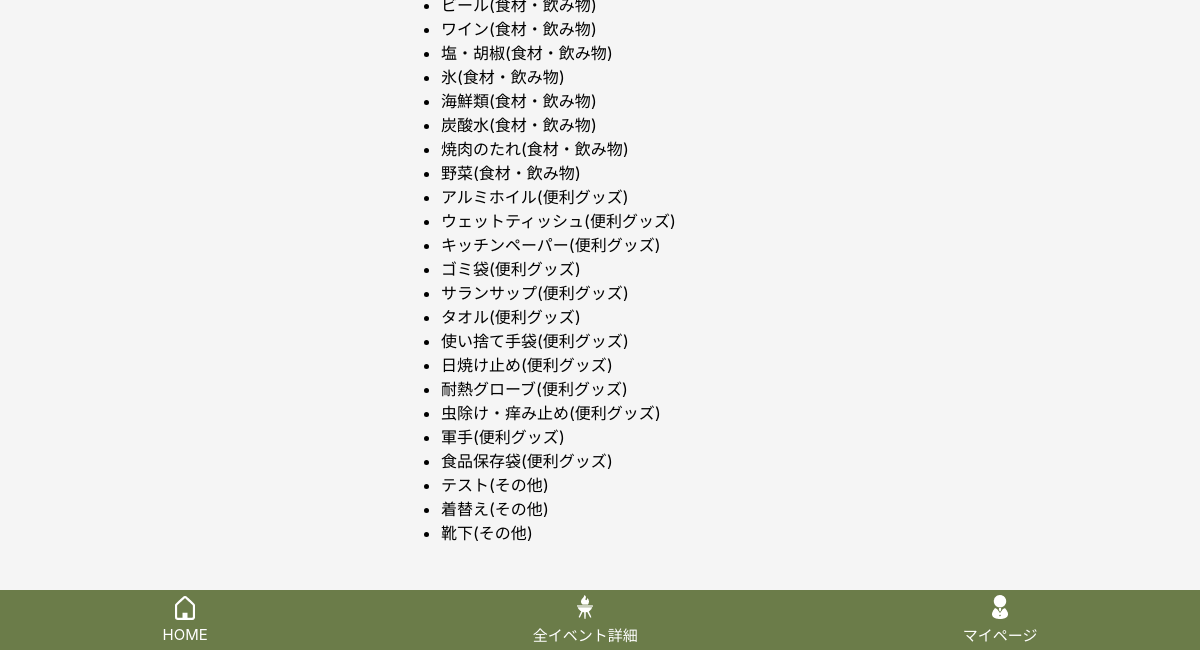
Page /bbq-items/ (signed in, lower part) on the earlier database version.
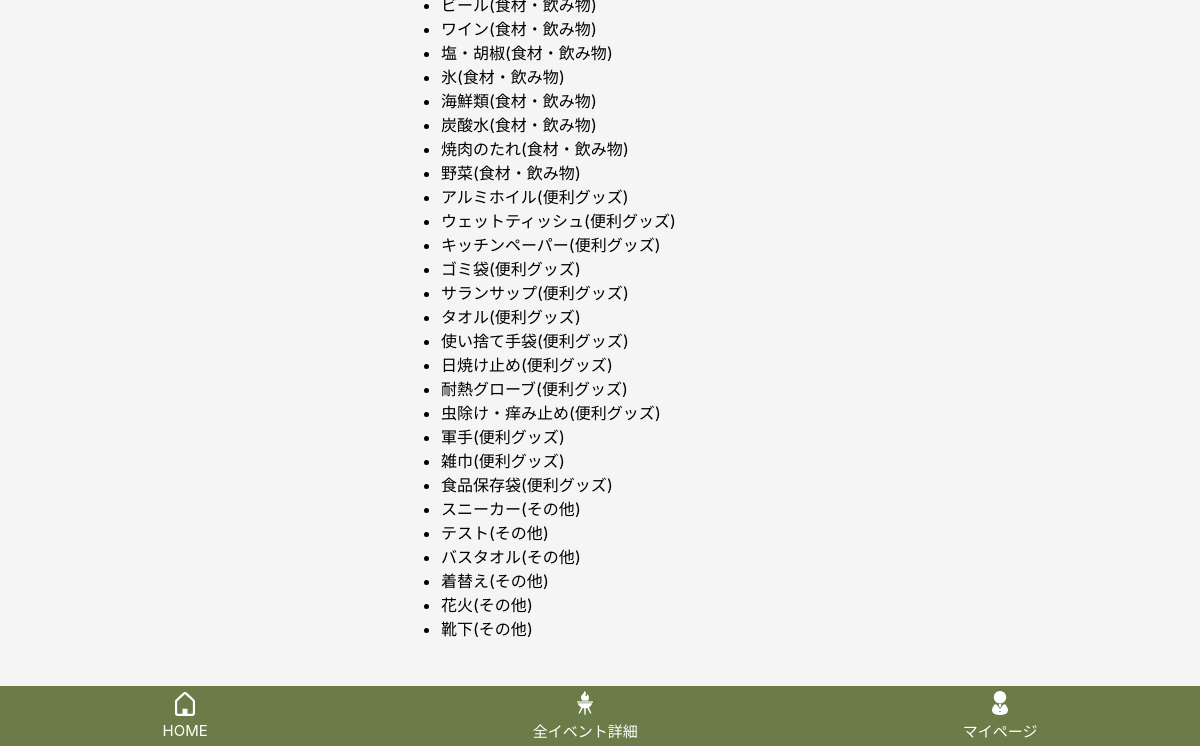
Same page on the later database version.
### bbq_app/models.py (models this page shows, shortened)
class BbqItem(models.Model):
    class Category(models.IntegerChoices):
        FIRE = 1, "火起こし・調理グッズ"
        PLACE = 2, "会場設営"
        FOOD = 3, "食材・飲み物"
        CONVENIENCE = 4, "便利グッズ"
        OTHER = 5, "その他"
    user = models.ForeignKey(settings.AUTH_USER_MODEL, null=True, blank=True, on_delete=models.CASCADE, related_name="bbq_items")
    name = models.CharField("持ち物名", max_length=50)
    category = models.IntegerField(choices=Category.choices)
    created_at = models.DateTimeField(auto_now_add=True)
    updated_at = models.DateTimeField(auto_now=True)

### bbq_app/views.py (the view)
# urls.py: path("bbq-items/", views.bbq_item_list_create, name="bbq_item_list_create"),
@login_required
def bbq_item_list_create(request):
    items = BbqItem.objects.filter(
        Q(user=request.user) | Q(user__isnull=True)
    ).order_by("category", "name")
    if request.method == "POST":
        form = BbqItemForm(request.POST)
        if form.is_valid():
            name = form.cleaned_data["name"].strip()
            exists = BbqItem.objects.filter(
                Q(user=request.user) | Q(user__isnull=True),
                name__iexact=name
            ).exists()
            if exists:
                messages.warning(request, "この持ち物は既に登録されています。")
            else:
                bbq_item = form.save(commit=False)
                bbq_item.user = request.user
                bbq_item.save()
                messages.success(request, "持ち物を登録しました。")
            return redirect("bbq_item_list_create")
    else:
        form = BbqItemForm()
    return render(
        request,
        "bbq_app/bbqitem_list_create.html",
        {"items": items, "form": form}
    )

### bbq_app/templates/bbq_app/bbqitem_list_create.html (shortened to what this page needs)
{% extends "bbq_app/base.html" %}
{% block content %}
<ul>
{% for item in items %}
    <li>
        {{ item.name }}({{ item.get_category_display }})
    </li>
{% empty %}
    <li>テンプレ持ち物はまだありません</li>
{% endfor %}
</ul>
{% endblock %}

Differences in the rows shown:
added BbqItem: name "雑巾", category "便利グッズ"
added BbqItem: name "スニーカー", category "その他"
added BbqItem: name "バスタオル", category "その他"
added BbqItem: name "花火", category "その他"
